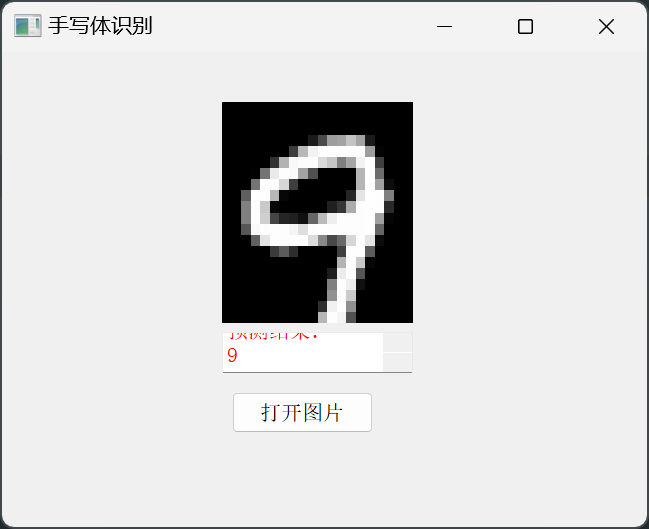
#> input picture images/图片 十.png, 649 x 529 px, given in place of i, which was not available
$ python -i svm.py   (imports and definitions only)
#> lines starting #> are read from the running program, lines starting #| are printed output that depends on the picture; after the words box and inside, x2 and y2 are one past the last pixel; in counts of white or black regions, pixels touching at a corner belong together; pictures that were not available may be replaced by others from this repository, and a replacement may not be noted
from PIL import Image
import os
import sys
import numpy as np
import time
from sklearn import svm
import joblib


# 获取指定路径下的所有 .png 文件
def get_file_list(path):
    # [8 lines of commented-out code are left out]
    return [os.path.join(path, f) for f in os.listdir(path) if f.endswith(".png")]


# 解析出 .png 图件文件的名称
def get_img_name_str(imgPath):
    return imgPath.split(os.path.sep)[-1]


# 将 20px * 20px 的图像数据转换成 1*400 的 numpy 向量
# 参数：imgFile--图像名  如：0_1.png
# 返回：1*400 的 numpy 向量
def img2vector(imgFile):
    # print("in img2vector func--para:{}".format(imgFile))
#> called with imgFile = 'i'
    img = Image.open(imgFile).convert('L')
    img_arr = np.array(img, 'i')  # 20px * 20px 灰度图像
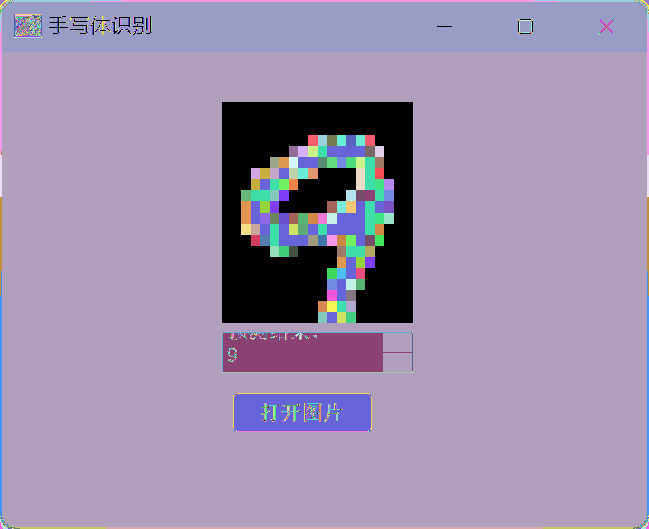
#> img_arr: shape (529, 649) int32; 219 distinct labels, from 0 to 255; one colour per label, 0 black
    img_normalization = np.round(img_arr / 255)  # 对灰度值进行归一化
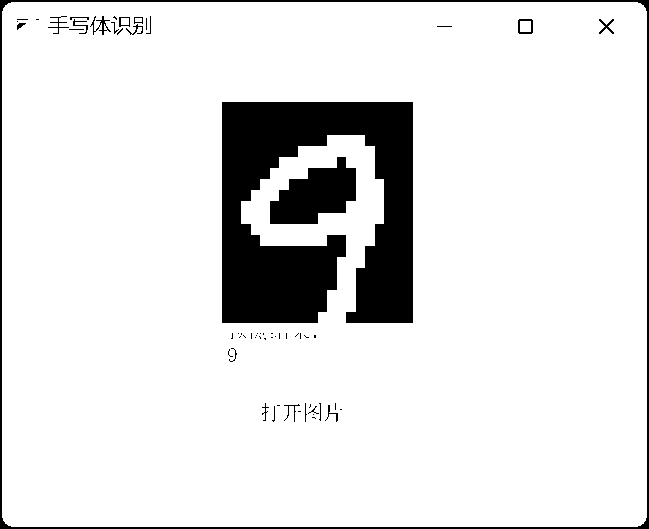
#> img_normalization: shape (529, 649) float64; values 0 (black) and 1 (white), 89% white; 61 black regions (40 under 20 px), largest, box (x1, y1, x2, y2) and area: (222, 102, 413, 323) 28318, (0, 0, 649, 529) 4820, (270, 157, 356, 224) 3651
    img_arr2 = np.reshape(img_normalization, (1, -1))  # 1 * 400 矩阵
    return img_arr2


# 读取一个类别的所有数据并转换成矩阵
# 参数：
#    basePath: 图像数据所在的基本路径
#       Mnist-image/train/
#       Mnist-image/test/
#    cla：类别名称
#       0,1,2,...,9
# 返回：某一类别的所有数据----[样本数量*(图像宽x图像高)] 矩阵
def read_and_convert(imgFileList):
    dataLabel = []  # 存放类标签
    dataNum = len(imgFileList)
    dataMat = np.zeros((dataNum, 400))  # dataNum * 400 的矩阵
    for i in range(dataNum):
        imgNameStr = imgFileList[i]
        imgName = get_img_name_str(imgNameStr)  # 得到 数字_实例编号.png
        # print("imgName: {}".format(imgName))
        classTag = imgName.split(".")[0].split("_")[0]  # 得到 类标签(数字)
        # print("classTag: {}".format(classTag))
        dataLabel.append(classTag)
#> (the run stopped early here; a loop or call above may not have finished)
